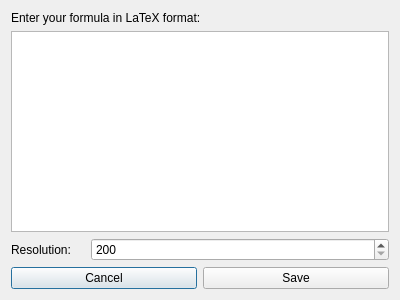
<?xml version="1.0" encoding="UTF-8"?>
<ui version="4.0">
 <class>FormulaEditor</class>
 <widget class="QDialog" name="FormulaEditor">
  <property name="geometry">
   <rect>
    <x>0</x>
    <y>0</y>
    <width>400</width>
    <height>300</height>
   </rect>
  </property>
  <property name="windowTitle">
   <string>Formula editor</string>
  </property>
  <property name="windowIcon">
   <iconset resource="../resources.qrc">
    <normaloff>:/icons/apdficon.png</normaloff>:/icons/apdficon.png</iconset>
  </property>
  <layout class="QVBoxLayout" name="verticalLayout">
   <item>
    <widget class="QLabel" name="label">
     <property name="text">
      <string>Enter your formula in LaTeX format:</string>
     </property>
    </widget>
   </item>
   <item>
    <widget class="QPlainTextEdit" name="plainTextEdit"/>
   </item>
   <item>
    <layout class="QHBoxLayout" name="horizontalLayout">
     <item>
      <widget class="QLabel" name="label_2">
       <property name="text">
        <string>Resolution:    </string>
       </property>
      </widget>
     </item>
     <item>
      <widget class="QSpinBox" name="spinBox">
       <property name="sizePolicy">
        <sizepolicy hsizetype="Minimum" vsizetype="Fixed">
         <horstretch>2</horstretch>
         <verstretch>0</verstretch>
        </sizepolicy>
       </property>
       <property name="minimum">
        <number>200</number>
       </property>
       <property name="maximum">
        <number>6000</number>
       </property>
      </widget>
     </item>
    </layout>
   </item>
   <item>
    <layout class="QHBoxLayout" name="horizontalLayout_2">
     <item>
      <widget class="QPushButton" name="pushButton">
       <property name="text">
        <string>Cancel</string>
       </property>
      </widget>
     </item>
     <item>
      <widget class="QPushButton" name="pushButton_2">
       <property name="text">
        <string>Save</string>
       </property>
      </widget>
     </item>
    </layout>
   </item>
  </layout>
 </widget>
 <resources>
  <include location="../resources.qrc"/>
 </resources>
 <connections/>
</ui>
